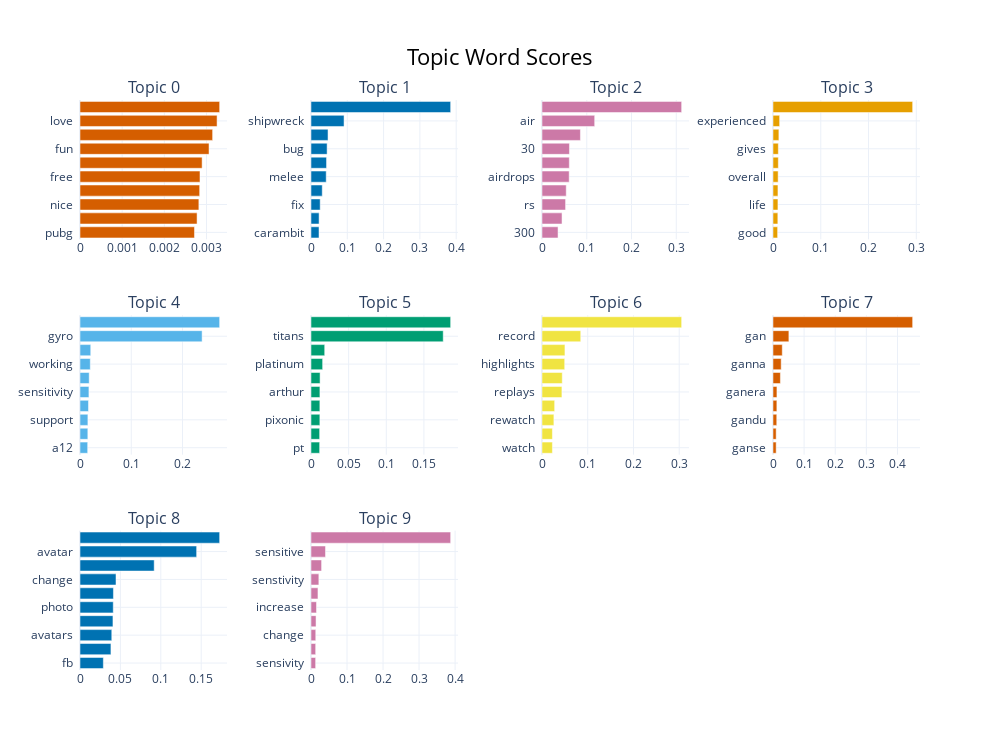

Notebook cell for this chart:
### Code cell
topic_model.visualize_barchart(top_n_topics = 10, n_words = 10)
# some topics has non-meaningfull keywords

### Figure 1 — Plotly figure (JSON) as saved in the notebook; plotly's stock layout.template omitted (floating-point values rounded to 4 significant figures)
{"data": [{"marker": {"color": "#D55E00"}, "orientation": "h", "type": "bar", "x": [0.002714, 0.002776, 0.002818, 0.002838, 0.002845, 0.002896, 0.003059, 0.003145, 0.00325, 0.003311], "xaxis": "x", "y": ["pubg  ", "play  ", "nice  ", "like  ", "free  ", "good  ", "fun  ", "best  ", "love  ", "game  "], "yaxis": "y"}, {"marker": {"color": "#0072B2"}, "orientation": "h", "type": "bar", "x": [0.02206, 0.02229, 0.02528, 0.03099, 0.0419, 0.0428, 0.04438, 0.04693, 0.09105, 0.3848], "xaxis": "x2", "y": ["carambit  ", "pls  ", "fix  ", "equip  ", "melee  ", "base  ", "bug  ", "knife  ", "shipwreck  ", "karambit  "], "yaxis": "y2"}, {"marker": {"color": "#CC79A7"}, "orientation": "h", "type": "bar", "x": [0.03584, 0.04476, 0.05267, 0.05415, 0.06071, 0.06102, 0.06131, 0.08583, 0.1177, 0.3121], "xaxis": "x3", "y": ["300  ", "special  ", "rs  ", "rupees  ", "airdrops  ", "29  ", "30  ", "drop  ", "air  ", "airdrop  "], "yaxis": "y3"}, {"marker": {"color": "#E69F00"}, "orientation": "h", "type": "bar", "x": [0.009677, 0.01013, 0.01031, 0.01037, 0.01077, 0.01113, 0.01115, 0.01231, 0.01389, 0.2924], "xaxis": "x4", "y": ["good  ", "awesome  ", "life  ", "far  ", "overall  ", "unbelievable  ", "gives  ", "experiences  ", "experienced  ", "experience  "], "yaxis": "y4"}, {"marker": {"color": "#56B4E9"}, "orientation": "h", "type": "bar", "x": [0.01498, 0.01531, 0.01542, 0.01653, 0.01742, 0.01793, 0.02009, 0.02095, 0.2383, 0.2725], "xaxis": "x5", "y": ["a12  ", "scope  ", "support  ", "reverse  ", "sensitivity  ", "device  ", "working  ", "delay  ", "gyro  ", "gyroscope  "], "yaxis": "y5"}, {"marker": {"color": "#009E73"}, "orientation": "h", "type": "bar", "x": [0.01148, 0.01148, 0.01177, 0.01178, 0.01185, 0.01206, 0.01544, 0.0182, 0.1756, 0.1855], "xaxis": "x6", "y": ["pt  ", "legged  ", "pixonic  ", "21  ", "arthur  ", "level  ", "platinum  ", "kid  ", "titans  ", "titan  "], "yaxis": "y6"}, {"marker": {"color": "#F0E442"}, "orientation": "h", "type": "bar", "x": [0.02274, 0.02277, 0.026, 0.02767, 0.04353, 0.04428, 0.04964, 0.05018, 0.08474, 0.3054], "xaxis": "x7", "y": ["watch  ", "feature  ", "rewatch  ", "recorder  ", "replays  ", "option  ", "highlights  ", "recording  ", "record  ", "replay  "], "yaxis": "y7"}, {"marker": {"color": "#D55E00"}, "orientation": "h", "type": "bar", "x": [0.01019, 0.01019, 0.01206, 0.01241, 0.01262, 0.02378, 0.0263, 0.02979, 0.05104, 0.4488], "xaxis": "x8", "y": ["ganse  ", "ganbare  ", "gandu  ", "lie  ", "ganera  ", "gana  ", "ganna  ", "ganes  ", "gan  ", "gane  "], "yaxis": "y8"}, {"marker": {"color": "#0072B2"}, "orientation": "h", "type": "bar", "x": [0.0289, 0.03827, 0.03933, 0.04078, 0.04115, 0.04136, 0.04455, 0.09181, 0.1443, 0.1728], "xaxis": "x9", "y": ["fb  ", "gallery  ", "avatars  ", "pic  ", "photo  ", "facebook  ", "change  ", "picture  ", "avatar  ", "profile  "], "yaxis": "y9"}, {"marker": {"color": "#CC79A7"}, "orientation": "h", "type": "bar", "x": [0.01289, 0.01297, 0.0132, 0.014, 0.01525, 0.01931, 0.02179, 0.02939, 0.04022, 0.3877], "xaxis": "x10", "y": ["sensivity  ", "sencivity  ", "change  ", "control  ", "increase  ", "setting  ", "senstivity  ", "settings  ", "sensitive  ", "sensitivity  "], "yaxis": "y10"}], "layout": {"annotations": [{"font": {"size": 16}, "showarrow": false, "text": "Topic 0", "x": 0.0875, "xanchor": "center", "xref": "paper", "y": 1, "yanchor": "bottom", "yref": "paper"}, {"font": {"size": 16}, "showarrow": false, "text": "Topic 1", "x": 0.3625, "xanchor": "center", "xref": "paper", "y": 1, "yanchor": "bottom", "yref": "paper"}, {"font": {"size": 16}, "showarrow": false, "text": "Topic 2", "x": 0.6375, "xanchor": "center", "xref": "paper", "y": 1, "yanchor": "bottom", "yref": "paper"}, {"font": {"size": 16}, "showarrow": false, "text": "Topic 3", "x": 0.9125, "xanchor": "center", "xref": "paper", "y": 1, "yanchor": "bottom", "yref": "paper"}, {"font": {"size": 16}, "showarrow": false, "text": "Topic 4", "x": 0.0875, "xanchor": "center", "xref": "paper", "y": 0.6222, "yanchor": "bottom", "yref": "paper"}, {"font": {"size": 16}, "showarrow": false, "text": "Topic 5", "x": 0.3625, "xanchor": "center", "xref": "paper", "y": 0.6222, "yanchor": "bottom", "yref": "paper"}, {"font": {"size": 16}, "showarrow": false, "text": "Topic 6", "x": 0.6375, "xanchor": "center", "xref": "paper", "y": 0.6222, "yanchor": "bottom", "yref": "paper"}, {"font": {"size": 16}, "showarrow": false, "text": "Topic 7", "x": 0.9125, "xanchor": "center", "xref": "paper", "y": 0.6222, "yanchor": "bottom", "yref": "paper"}, {"font": {"size": 16}, "showarrow": false, "text": "Topic 8", "x": 0.0875, "xanchor": "center", "xref": "paper", "y": 0.2444, "yanchor": "bottom", "yref": "paper"}, {"font": {"size": 16}, "showarrow": false, "text": "Topic 9", "x": 0.3625, "xanchor": "center", "xref": "paper", "y": 0.2444, "yanchor": "bottom", "yref": "paper"}], "height": 750, "hoverlabel": {"bgcolor": "white", "font": {"family": "Rockwell", "size": 16}}, "showlegend": false, "title": {"font": {"color": "Black", "size": 22}, "text": "Topic Word Scores", "x": 0.5, "xanchor": "center", "yanchor": "top"}, "width": 1000, "xaxis": {"anchor": "y", "domain": [0, 0.175], "showgrid": true}, "xaxis10": {"anchor": "y10", "domain": [0.275, 0.45], "showgrid": true}, "xaxis11": {"anchor": "y11", "domain": [0.55, 0.725], "showgrid": true}, "xaxis12": {"anchor": "y12", "domain": [0.825, 1], "showgrid": true}, "xaxis2": {"anchor": "y2", "domain": [0.275, 0.45], "showgrid": true}, "xaxis3": {"anchor": "y3", "domain": [0.55, 0.725], "showgrid": true}, "xaxis4": {"anchor": "y4", "domain": [0.825, 1], "showgrid": true}, "xaxis5": {"anchor": "y5", "domain": [0, 0.175], "showgrid": true}, "xaxis6": {"anchor": "y6", "domain": [0.275, 0.45], "showgrid": true}, "xaxis7": {"anchor": "y7", "domain": [0.55, 0.725], "showgrid": true}, "xaxis8": {"anchor": "y8", "domain": [0.825, 1], "showgrid": true}, "xaxis9": {"anchor": "y9", "domain": [0, 0.175], "showgrid": true}, "yaxis": {"anchor": "x", "domain": [0.7556, 1], "showgrid": true}, "yaxis10": {"anchor": "x10", "domain": [0, 0.2444], "showgrid": true}, "yaxis11": {"anchor": "x11", "domain": [0, 0.2444], "showgrid": true}, "yaxis12": {"anchor": "x12", "domain": [0, 0.2444], "showgrid": true}, "yaxis2": {"anchor": "x2", "domain": [0.7556, 1], "showgrid": true}, "yaxis3": {"anchor": "x3", "domain": [0.7556, 1], "showgrid": true}, "yaxis4": {"anchor": "x4", "domain": [0.7556, 1], "showgrid": true}, "yaxis5": {"anchor": "x5", "domain": [0.3778, 0.6222], "showgrid": true}, "yaxis6": {"anchor": "x6", "domain": [0.3778, 0.6222], "showgrid": true}, "yaxis7": {"anchor": "x7", "domain": [0.3778, 0.6222], "showgrid": true}, "yaxis8": {"anchor": "x8", "domain": [0.3778, 0.6222], "showgrid": true}, "yaxis9": {"anchor": "x9", "domain": [0, 0.2444], "showgrid": true}}}
